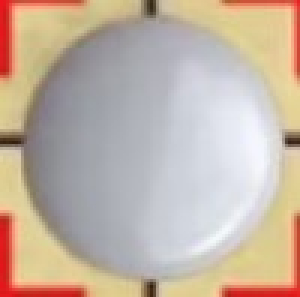
#> input picture archive/image/white_block1.jpg, 100 x 99 px (shown 3 times larger)
$ python -i image_tool.py   (imports and definitions only)
#> lines starting #> are read from the running program, lines starting #| are printed output that depends on the picture
#> further down, picture is the input picture: shape (99, 100, 3); mean B, G, R 165.1, 179.6, 195.8
from typing import List, Tuple, Dict
import cv2 as cv
import numpy as np


# [20 lines left out: functions binary_by_color, draw_img, not called in this run]


def draw_hsv_hist(img: np.ndarray):
    import matplotlib.pyplot as plt
    """查看矩阵表示的图片的颜色直方图"""
    # H
    hist = cv.calcHist([img], [0], None, [180], [0, 180])
#> hist = 180 values, max 206 at index 146, min 0 at index 0, mean 35.08
    plt.subplot(3, 1, 1)
    plt.plot(hist, label='H')
    plt.xlim([0, 180])
    plt.legend(loc=2)
    # S
    hist = cv.calcHist([img], [1], None, [255], [0, 255])
#> hist = 255 values, max 282 at index 205, min 0 at index 0, mean 38.82
    plt.subplot(3, 1, 2)
    plt.plot(hist, label='S')
    plt.xlim([0, 255])
    plt.legend(loc=2)
    # V
    hist = cv.calcHist([img], [2], None, [255], [0, 255])
#> hist = 255 values, max 225 at index 222, min 0 at index 0, mean 38.78
    plt.subplot(3, 1, 3)
    plt.plot(hist, label='V')
    plt.xlim([0, 255])
    plt.legend(loc=2)

    plt.show()
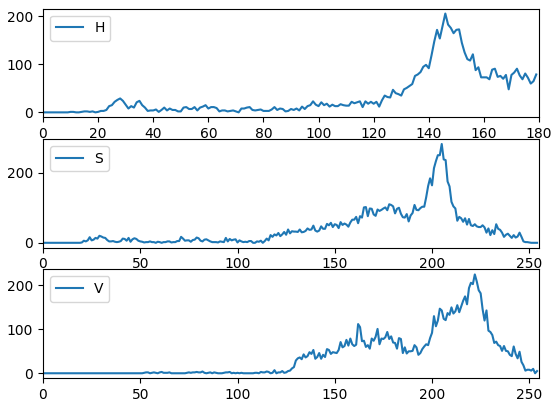
#> figure drawn by matplotlib, 3 panels; panel 1: curve peaks at x = 146, y = 206; panel 2: curve peaks at x = 205, y = 282; panel 3: curve peaks at x = 222, y = 225


# [78 lines left out: functions color_judge, detect_circle, order_points, perTran, not called in this run]


# [7 lines not run here, left out]

>>> import cv2
>>> picture = cv2.imread('../../archive/image/white_block1.jpg')
>>> result = draw_hsv_hist(picture)

$ run again, on archive/image/checkerboard_1.jpg
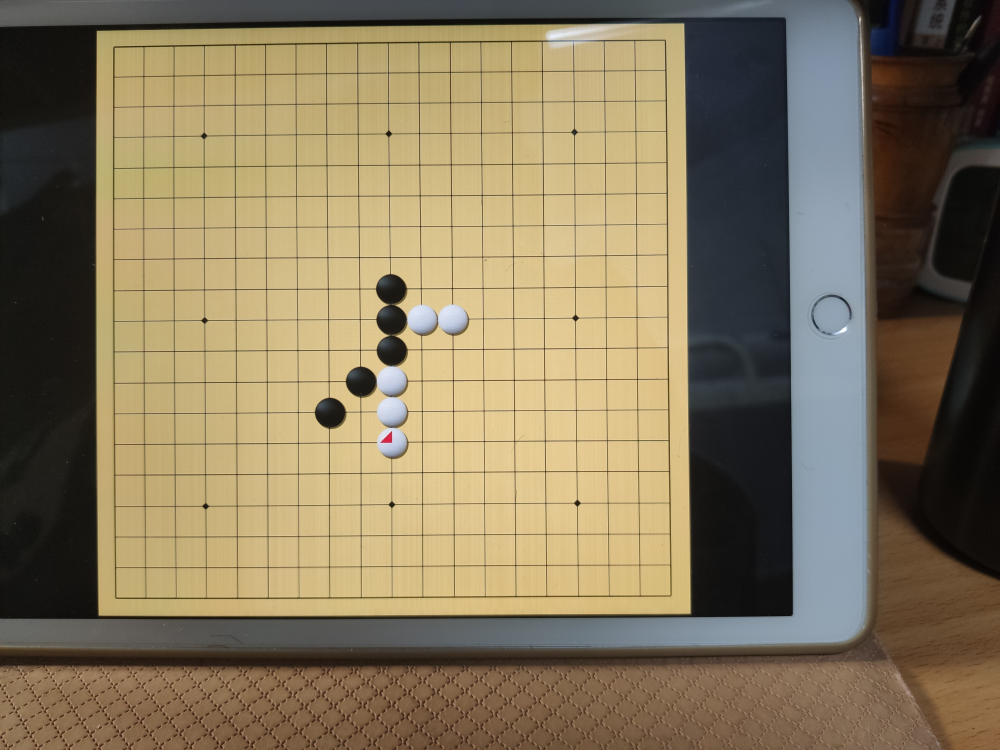
#> input picture archive/image/checkerboard_1.jpg, 4000 x 3000 px (shown at 1/4 size)
#> picture is the input picture: shape (3000, 4000, 3); mean B, G, R 91.9, 119.4, 132.9
#> in draw_hsv_hist, `hist = cv.calcHist([img], [0], None, [180], [0, 180])`: hist = 180 values, max 182027 at index 17, min 775 at index 1, mean 65554.1
#> in draw_hsv_hist, `hist = cv.calcHist([img], [1], None, [255], [0, 255])`: hist = 255 values, max 172963 at index 193, min 1 at index 0, mean 47058.1
#> in draw_hsv_hist, `hist = cv.calcHist([img], [2], None, [255], [0, 255])`: hist = 255 values, max 152176 at index 220, min 34 at index 0, mean 47058.3
#> in draw_hsv_hist, `plt.show()`:
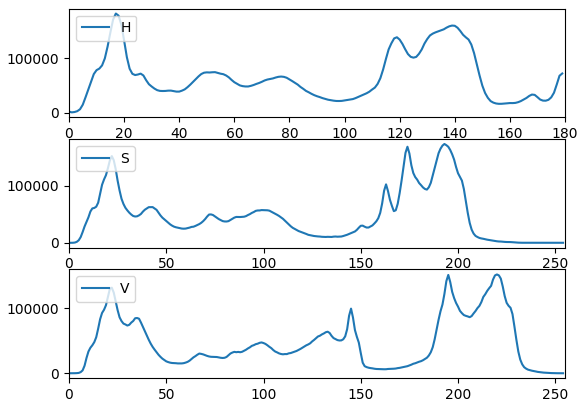
#> figure drawn by matplotlib, 3 panels; panel 1: curve peaks at x = 17, y = 182027; panel 2: curve peaks at x = 193, y = 172963; panel 3: curve peaks at x = 220, y = 152176
